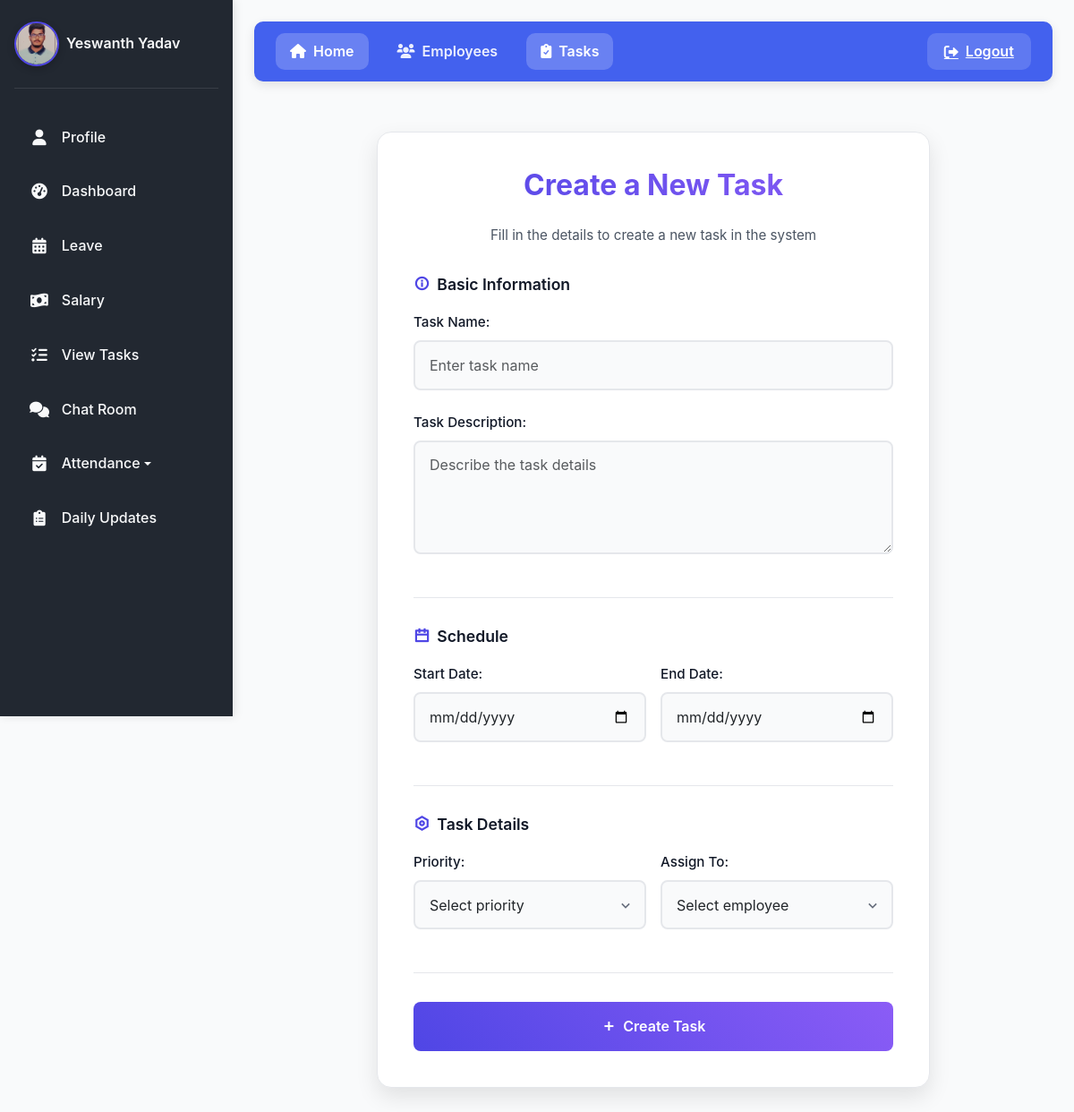
Screenshot of /task/ (signed in) with the database file from the repository.
### emp_app/models.py (models this page shows, shortened)
class Employee(AbstractBaseUser, PermissionsMixin):
    GENDER_CHOICES = [
        ('Male', 'Male'),
        ('Female', 'Female'),
        ('Other', 'Other'),
    ]
    MARITAL_STATUS_CHOICES = [
        ('Single', 'Single'),
        ('Married', 'Married'),
        ('Divorced', 'Divorced'),
        ('Widowed', 'Widowed'),
    ]
    first_name = models.CharField(max_length=100, null=False)
    last_name = models.CharField(max_length=100)
    dept = models.ForeignKey(Department, on_delete=models.CASCADE)
    salary = models.IntegerField(default=0)
    bonus = models.IntegerField(default=0)
    role = models.ForeignKey(Role, on_delete=models.CASCADE)
    phone = models.IntegerField(default=0)
    hire_date = models.DateField(default=datetime.date.today)
    status = models.CharField(max_length=10, choices=[('Manager', 'Manager'), ('Employee', 'Employee')], default='Employee')
    email_address = models.EmailField(unique=True, default="temp@example.com")
    password = models.CharField(max_length=100, default="defaultpassword123")
    is_staff = models.BooleanField(default=False)
    is_active = models.BooleanField(default=True)
    date_of_birth = models.DateField(default=datetime.date(2004, 1, 1))
    gender = models.CharField(max_length=10, choices=GENDER_CHOICES, default='Male')
    marital_status = models.CharField(max_length=10, choices=MARITAL_STATUS_CHOICES, default='Single')
    profile_photo = models.ImageField(upload_to='profile_photos/', default='profile_photos/default.png')
    USERNAME_FIELD = 'email_address'
    REQUIRED_FIELDS = ['first_name', 'last_name']
    objects = EmployeeManager()

### emp_app/views.py (the view)
# urls.py: path('task/', views.task, name='task'),
def task(request):
    if request.method == 'POST':
        task_name = request.POST['task_name']
        task_description = request.POST['task_description']
        task_start_date = request.POST['task_start_date']
        task_end_date = request.POST['task_end_date']
        task_priority = request.POST['task_priority']
        assigned_to_id = request.POST['assigned_to']
        try:
            assigned_to = Employee.objects.get(id=assigned_to_id)
            new_task = Task_manager(
                task_name=task_name,
                task_description=task_description,
                task_start_date=task_start_date,
                task_end_date=task_end_date,
                task_priority=task_priority,
                assigned_to=assigned_to
            )
            new_task.save()
            Task_employee.objects.create(task=new_task)
            return JsonResponse({'success': True, 'message': 'Task created successfully!'})
        except Employee.DoesNotExist:
            return JsonResponse({'success': False, 'message': 'Error: Employee not found'})
    elif request.method == 'GET':
        emps = Employee.objects.all()
        context = {
            'emps': emps
        }
        return render(request, 'task.html', context)
    else:
        return JsonResponse({'success': False, 'message': 'Invalid request'})

### emp_app/templates/task.html (shortened to what this page needs)
{% extends 'base.html' %}
{% block content %}
<div class="container">
    <div class="task-form-wrapper">
        <div class="form-header">
            <h1>Create a New Task</h1>
            <p class="form-subtitle">Fill in the details to create a new task in the system</p>
        </div>
        <form id="taskForm" method="POST">
            <div class="form-section">
                <h2 class="section-title">
                    <i class="ri-information-line section-icon"></i>
                    Basic Information
                </h2>
                <div class="form-group">
                    <label>Task Name:</label>
                    <input type="text" name="task_name" class="form-control" required placeholder="Enter task name">
                </div>
                <div class="form-group">
                    <label>Task Description:</label>
                    <textarea name="task_description" class="form-control" rows="4" required placeholder="Describe the task details"></textarea>
                </div>
            </div>
            <div class="form-section">
                <h2 class="section-title">
                    <i class="ri-calendar-line section-icon"></i>
                    Schedule
                </h2>
                <div class="form-row">
                    <div class="form-col">
                        <div class="form-group">
                            <label>Start Date:</label>
                            <input type="date" name="task_start_date" class="form-control" required>
                        </div>
                    </div>
                    <div class="form-col">
                        <div class="form-group">
                            <label>End Date:</label>
                            <input type="date" name="task_end_date" class="form-control" required>
                        </div>
                    </div>
                </div>
            </div>
            <div class="form-section">
                <h2 class="section-title">
                    <i class="ri-settings-line section-icon"></i>
                    Task Details
                </h2>
                <div class="form-row">
                    <div class="form-col">
                        <div class="form-group">
                            <label>Priority:</label>
                            <select name="task_priority" class="form-control" required>
                                <option value="" disabled selected>Select priority</option>
                            </select>
                        </div>
                    </div>
                    <div class="form-col">
                        <div class="form-group">
                            <label>Assign To:</label>
                            <select name="assigned_to" class="form-control" required>
                                <option value="" disabled selected>Select employee</option>
                            </select>
                        </div>
                    </div>
                </div>
            </div>
            <button type="submit" class="btn-primary">
                <i class="ri-add-line"></i> Create Task
            </button>
        </form>
    </div>
</div>
<link href="https://cdn.jsdelivr.net/npm/remixicon@4.5.0/fonts/remixicon.css" rel="stylesheet">
{% endblock %}

### emp_app/templates/base.html (shortened to what this page needs)
<!DOCTYPE html>
<html lang="en">
<head>
  <link href="https://cdn.jsdelivr.net/npm/bootstrap@5.3.0-alpha1/dist/css/bootstrap.min.css" rel="stylesheet">
  <link rel="stylesheet" href="https://cdnjs.cloudflare.com/ajax/libs/font-awesome/6.0.0/css/all.min.css">
</head>
<body>
  <div class="sidebar">
    <div class="sidebar-header d-flex align-items-center">
      {% if request.user.profile_photo %}
        <img src="{{ request.user.profile_photo.url }}" alt="Profile" class="rounded-circle sidebar-user-img">
      {% else %}
        <div class="avatar-circle bg-primary text-white sidebar-user-img d-flex align-items-center justify-content-center">
          {{ request.user.first_name|first }}{{ request.user.last_name|first }}
        </div>
      {% endif %}
      <span class="sidebar-user-name">{{ request.user.first_name }} {{ request.user.last_name }}</span>
    </div>
    <ul class="nav nav-pills flex-column mb-auto">
      <li class="nav-item">
        <a href="{% url 'profile_view' %}" class="nav-link" aria-current="page">
          <i class="fas fa-user"></i>
          <span>Profile</span>
        </a>
      </li>
      <li>
        <a href="{% url 'manager_dashboard' %}" class="nav-link">
          <i class="fas fa-tachometer-alt"></i>
          <span>Dashboard</span>
        </a>
      </li>
      <li>
        <a href="{% url 'manage_leaves' %}" class="nav-link">
          <i class="fas fa-calendar-alt"></i>
          <span>Leave</span>
        </a>
      </li>
      <li>
        <a href="{% url 'assign_salary' %}" class="nav-link">
          <i class="fas fa-money-bill-wave"></i>
          <span>Salary</span>
        </a>
      </li>
      <li>
        <a href="{% url 'view_tasks' %}" class="nav-link">
          <i class="fas fa-tasks"></i>
          <span>View Tasks</span>
        </a>
      </li>
      <li>
        <a href="{% url 'chat_room' room_name='general' %}" class="nav-link">
          <i class="fas fa-comments"></i>
          <span>Chat Room</span>
        </a>
      </li>
      <li class="nav-item dropdown">
        <a class="nav-link dropdown-toggle" href="#" data-bs-toggle="dropdown">
          <i class="fas fa-calendar-check"></i>
          <span>Attendance</span>
        </a>
      </li>
      <li>
        <a href="{% url 'view_employee_updates' %}" class="nav-link">
          <i class="fas fa-clipboard-list"></i>
          <span>Daily Updates</span>
        </a>
      </li>
    </ul>
  </div>
  <div class="main-content">
    <div class="navbar">
      <ul class="nav nav-pills" id="pillNav2" role="tablist">
        <li class="nav-item" role="presentation">
          <a href="{% url 'manager_dashboard' %}" class="nav-link active" id="home-tab2" role="tab" aria-selected="true">
            <i class="fas fa-home me-1"></i> Home
          </a>
        </li>
        <li class="nav-item" role="presentation">
          <a href="{% url 'all_emp' %}" class="nav-link" id="employees-tab2" role="tab" aria-selected="false">
            <i class="fas fa-users me-1"></i> Employees
          </a>
        </li>
        <li class="nav-item" role="presentation">
          <a href="{% url 'task' %}" class="nav-link" id="departments-tab2" role="tab" aria-selected="false">
            <i class="fas fa-clipboard-check me-1"></i> Tasks
          </a>
        </li>
      </ul>
      <a href="{% url 'logout' %}" class="close-btn">
        <i class="fas fa-sign-out-alt"></i> Logout
      </a>
    </div>
    {% block content %}{% endblock %}
  </div>
</body>
</html>

### emp_app/templates/base.html (style rules this page uses)
:root { --primary-color: #4361ee; --primary-hover: #3a56d4; --secondary-color: #3f37c9; --sidebar-bg: #222831; --sidebar-hover: #4361ee; --text-light: #f8f9fa; --text-dark: #212529; --header-bg: #4361ee; --card-bg: #ffffff; --content-bg: #f5f7fa; --border-radius: 10px; --transition: all 0.3s ease; --box-shadow: 0 4px 12px rgba(0, 0, 0, 0.1); --box-shadow-hover: 0 6px 16px rgba(0, 0, 0, 0.2); }
* { margin: 0; padding: 0; box-sizing: border-box; }
body { font-family: 'Poppins', sans-serif; background-color: var(--content-bg); display: flex; min-height: 100vh; color: var(--text-dark); }
.sidebar { width: 260px; background-color: var(--sidebar-bg); color: var(--text-light); padding: 1.5rem 1rem; height: 100vh; overflow-y: auto; position: fixed; box-shadow: 2px 0 10px rgba(0, 0, 0, 0.1); transition: var(--transition); z-index: 1000; }
.sidebar-header { padding-bottom: 1.5rem; border-bottom: 1px solid rgba(255, 255, 255, 0.1); margin-bottom: 1.5rem; }
.sidebar-user-img { width: 50px; height: 50px; object-fit: cover; border: 2px solid var(--primary-color); box-shadow: 0 3px 8px rgba(0, 0, 0, 0.2); transition: var(--transition); }
.sidebar-user-name { font-weight: 600; font-size: 1rem; margin-left: 0.5rem; white-space: nowrap; overflow: hidden; text-overflow: ellipsis; }
.sidebar .nav-pills { margin-top: 1rem; }
.sidebar .nav-link { color: var(--text-light); padding: 0.8rem 1rem; margin: 0.3rem 0; border-radius: var(--border-radius); font-weight: 500; display: flex; align-items: center; transition: var(--transition); }
.sidebar .nav-link i { margin-right: 0.8rem; font-size: 1.1rem; width: 24px; text-align: center; transition: var(--transition); }
.main-content { flex: 1; padding: 1.5rem; margin-left: 260px; min-height: 100vh; transition: var(--transition); }
.main-content h1 { margin-bottom: 1.5rem; font-size: 2rem; font-weight: 700; color: var(--text-dark); }
.navbar { background-color: var(--header-bg); padding: 0.8rem 1.5rem; margin-bottom: 1.5rem; border-radius: var(--border-radius); box-shadow: var(--box-shadow); display: flex; justify-content: space-between; align-items: center; }
.navbar .nav-pills { display: flex; gap: 1rem; }
.navbar .nav-link { color: rgba(255, 255, 255, 0.9); padding: 0.5rem 1rem; border-radius: var(--border-radius); font-weight: 600; transition: var(--transition); }
.navbar .nav-link.active { background-color: rgba(255, 255, 255, 0.2); color: white; }
.navbar .close-btn { background-color: rgba(255, 255, 255, 0.15); color: white; border: none; padding: 0.5rem 1.2rem; font-weight: 600; cursor: pointer; border-radius: var(--border-radius); transition: var(--transition); display: flex; align-items: center; gap: 0.5rem; }
.btn-primary { background-color: var(--primary-color); border-color: var(--primary-color); }

### rows the page displays
Employee: user.profile_photo (picture), user.first_name "Yeswanth", user.last_name "Yadav"
